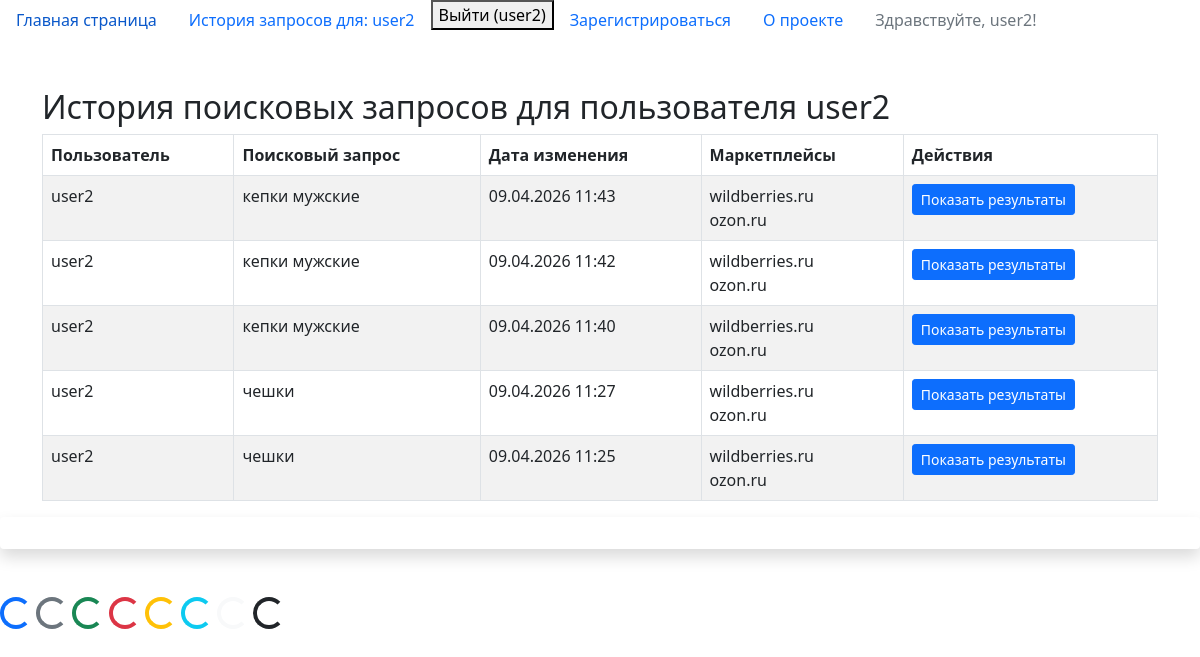
/query_list/ (signed in), run on an earlier commit of the app's database.
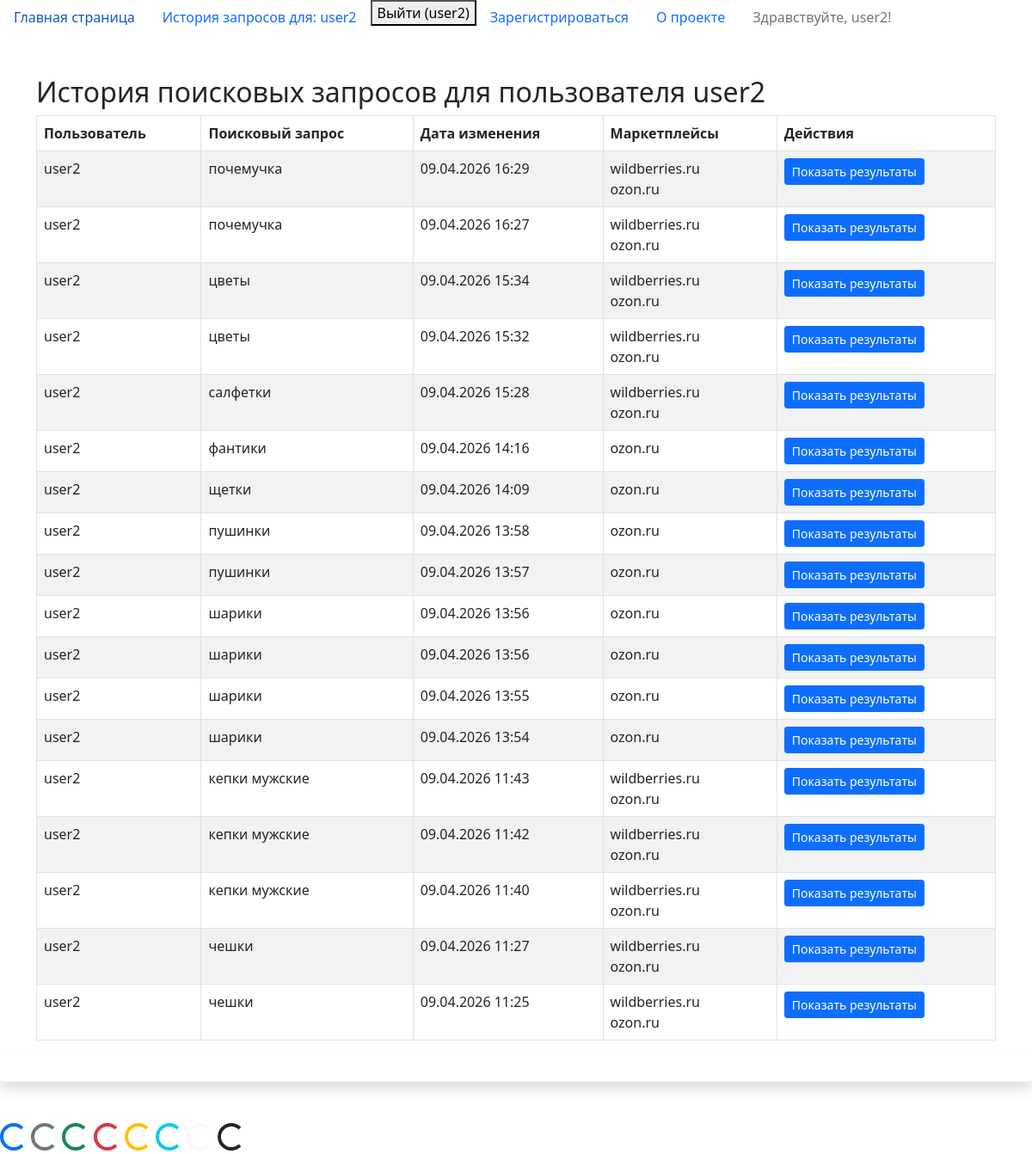
And on a later commit of the database.
### custom_user_app/models/CustomUser.py (models this page shows, shortened)
class CustomUser(AbstractUser):
    """Поле имени пользователя: уникальное, максимум 70 символов."""
    username = models.CharField(
        max_length=70,
        unique=True,
        verbose_name="Имя пользователя.",
    )
    """Поле электронной почты: уникальное, валидируется как email."""
    email = models.EmailField(unique=True, verbose_name="Электронная почта")
    """Дата и время создания записи (устанавливается один раз при создании)."""
    created_at = models.DateTimeField(
        auto_now_add=True, verbose_name="Создано"
    )
    """Дата и время последнего обновления записи (автоматически обновляется при сохранении)."""
    updated_at = models.DateTimeField(auto_now=True, verbose_name="Изменено")
    USERNAME_FIELD = "username"  # Поле, используемое для аутентификации (вместо email)
    REQUIRED_FIELDS = ["email"]  # Список полей, запрашиваемых при создании пользователя через createsuperuser
    objects = CustomUserManager()  # Использование кастомного менеджера пользователей

### web_scraping/models/searchers.py (models this page shows, shortened)
class Searchers(BaseModel):
    class Meta:
        verbose_name = "Запрос"  # Человекочитаемое имя модели в единственном числе
        verbose_name_plural = "Запросы"  # Человекочитаемое имя модели во множественном числе
    """Связь с моделью CustomUser. Указывает, какой пользователь сделал запрос.
    При удалении пользователя все его поисковые запросы также будут удалены (CASCADE)."""
    user = models.ForeignKey(
        CustomUser,
        on_delete=models.CASCADE,
        verbose_name="Пользователь",
    )
    """Текст поискового запроса. Максимальная длина — 100 символов.
    Минимальное количество символов — 2 (проверяется валидатором MinLengthValidator)."""
    query = models.CharField(
        max_length=100,
        verbose_name="Поисковый запрос",
        validators=[MinLengthValidator(2)],
    )
    """Связь многие‑ко‑многим с моделью Product. Указывает на товары,
    найденные по данному запросу. related_name позволяет обращаться
    к запросам из объекта Product через атрибут 'searches'."""
    products = models.ManyToManyField(
        Product,
        related_name="searches",
        verbose_name="Найденные товары",
    )
    """Связь многие‑ко‑многим с моделью Marketplace. Указывает,
    на каких маркетплейсах производился поиск по запросу.
    related_name позволяет обращаться к запросам из объекта Marketplace
    через атрибут 'searches'."""
    marketplaces = models.ManyToManyField(
        Marketplace,
        related_name="searches",
        verbose_name="Маркетплейсы для поиска",
    )

### web_scraping/models/marketplace.py (models this page shows, shortened)
class Marketplace(BaseModel):
    class Meta:
        verbose_name = "Маркетплейс"  # Человекочитаемое имя модели в единственном числе
        verbose_name_plural = "Маркетплейсы"  # Человекочитаемое имя модели во множественном числе
    """Название маркетплейса. Максимальная длина — 100 символов."""
    name = models.CharField(
        max_length=100,
        verbose_name="Название маркетплейса",
    )
    """Базовый URL маркетплейса. Поле автоматически валидирует корректность URL."""
    base_url = models.URLField(verbose_name="Базовый URL")

### web_scraping/views/query_list.py (the view, shortened to what this page needs)
# urls.py: path("query_list/", query_list, name="query_list"),
@login_required(login_url="login")
def query_list(request):
    if request.user.is_superuser:
        searchers = Searchers.objects.all().order_by("-id")  # Все запросы, сортировка по убыванию ID
    else:
        searchers = Searchers.objects.filter(user=request.user).order_by("-id")  # Только запросы текущего пользователя
    marketplaces = Marketplace.objects.all()
    context = {
        "marketplaces": marketplaces,  # Список маркетплейсов для выбора в форме
        "searchers": searchers,  # История поисковых запросов (текущего пользователя или всех)
        "current_user": request.user  # Данные текущего пользователя для отображения в интерфейсе
    }
    return render(
        request,
        "web_scarping/search_list.html",
        context=context,
    )

### web_scraping/templates/web_scarping/search_list.html (shortened to what this page needs)
{% extends 'web_scarping/base.html' %}
{% block body %}
<div class="container mt-5">
    <h2>История поисковых запросов для пользователя {{ user.username }}</h2>
    <div class="row">
        <div class="col-md-12">
            <table class="table table-striped table-bordered">
                <thead>
                    <tr>
                        <th>Пользователь</th>
                        <th>Поисковый запрос</th>
                        <th>Дата изменения</th>
                        <th>Маркетплейсы</th>
                        <th>Действия</th>
                    </tr>
                </thead>
                <tbody>
                    {% for search in searchers %}
                    <tr>
                        <td>{{ search.user.username }}</td>
                        <td>{{ search.query }}</td>
                        <td>{{ search.updated_at|date:"d.m.Y H:i" }}</td>
                        <td>
                            {% for marketplace in search.marketplaces.all %}
                                {{ marketplace.name }}<br>
                            {% empty %}
                                Маркетплейсы не выбраны
                            {% endfor %}
                        </td>
                        <td>
                            <a href="{% url 'query_result' search.id %}"
                               class="btn btn-primary btn-sm">
                                 Показать результаты
                            </a>
                        </td>
                    </tr>
                    {% empty %}
                    <tr>
                        <td colspan="5" class="text-center">
                            Записей не найдено
                        </td>
                    </tr>
                    {% endfor %}
                </tbody>
            </table>
        </div>
    </div>
</div>
{% endblock %}

### web_scraping/templates/web_scarping/base.html (shortened to what this page needs)
<!DOCTYPE html>
<html lang="ru">
<head>
    <link href="https://cdn.jsdelivr.net/npm/bootstrap@5.0.2/dist/css/bootstrap.min.css"
          rel="stylesheet"
>
    <nav>
        <ul class="nav">
            <li class="nav-item">
                <a class="nav-link active" aria-current="page" href="{% url 'index' %}">Главная страница</a>
            </li>
            <li class="nav-item">
                <a class="nav-link" href="{% url 'query_list' %}">История запросов для: {{ user.username }}</a>
            </li>
            <li class="nav-item">
                {% if user.is_authenticated %}
                    <form method="post" action="{% url 'logout' %}">
                        <button type="submit">Выйти ({{ user.username }})</button>
                    </form>
                {% else %}
                    <a class="nav-link" href="{% url 'login' %}">Авторизоваться</a>
                {% endif %}
            </li>
            <li class="nav-item">
                <a class="nav-link" href="{% url 'register' %}">Зарегистрироваться</a>
            </li>
            <li class="nav-item">
                <a class="nav-link" href="{% url 'about' %}">О проекте</a>
            </li>
            <li class="nav-item">
                {% if user.is_authenticated %}
                    {% if user.is_superuser %}
                        <a class="nav-link text-primary" href="/admin/">
                            <strong>Админ-панель</strong> | Здравствуйте, {{ user.username }}!
                        </a>
                    {% else %}
                        <a class="nav-link disabled">Здравствуйте, {{ user.username }}!</a>
                    {% endif %}
                {% else %}
                    <a class="nav-link disabled">Добро пожаловать, советую авторизоваться!</a>
                {% endif %}
            </li>
        </ul>
    </nav>
</head>
<body>
    {% block body %}
    {% endblock %}
</body>
{% block footer %}
    <footer>
        <p class="shadow p-3 mb-5 bg-body-tertiary rounded">
        <div class="spinner-border text-primary" role="status">
        </div>
        <div class="spinner-border text-secondary" role="status">
        </div>
        <div class="spinner-border text-success" role="status">
        </div>
        <div class="spinner-border text-danger" role="status">
        </div>
        <div class="spinner-border text-warning" role="status">
        </div>
        <div class="spinner-border text-info" role="status">
        </div>
        <div class="spinner-border text-light" role="status">
        </div>
        <div class="spinner-border text-dark" role="status">
        </div>
    </footer>
{% endblock %}
</html>

What changed in the data, as far as the page shows it:
added Searchers: user.username "user2", query "почемучка", updated_at "09.04.2026 16:29", Marketplace (name "wildberries.ru"), Marketplace (name "ozon.ru")
added Searchers: user.username "user2", query "почемучка", updated_at "09.04.2026 16:27", Marketplace (name "wildberries.ru"), Marketplace (name "ozon.ru")
added Searchers: user.username "user2", query "цветы", updated_at "09.04.2026 15:34", Marketplace (name "wildberries.ru"), Marketplace (name "ozon.ru")
added Searchers: user.username "user2", query "цветы", updated_at "09.04.2026 15:32", Marketplace (name "wildberries.ru"), Marketplace (name "ozon.ru")
added Searchers: user.username "user2", query "салфетки", updated_at "09.04.2026 15:28", Marketplace (name "wildberries.ru"), Marketplace (name "ozon.ru")
added Searchers: user.username "user2", query "фантики", updated_at "09.04.2026 14:16", Marketplace (name "ozon.ru")
added Searchers: user.username "user2", query "щетки", updated_at "09.04.2026 14:09", Marketplace (name "ozon.ru")
added Searchers: user.username "user2", query "пушинки", updated_at "09.04.2026 13:58", Marketplace (name "ozon.ru")
added Searchers: user.username "user2", query "пушинки", updated_at "09.04.2026 13:57", Marketplace (name "ozon.ru")
added Searchers: user.username "user2", query "шарики", updated_at "09.04.2026 13:56", Marketplace (name "ozon.ru")
added Searchers: user.username "user2", query "шарики", updated_at "09.04.2026 13:56", Marketplace (name "ozon.ru")
added Searchers: user.username "user2", query "шарики", updated_at "09.04.2026 13:55", Marketplace (name "ozon.ru")
added Searchers: user.username "user2", query "шарики", updated_at "09.04.2026 13:54", Marketplace (name "ozon.ru")
